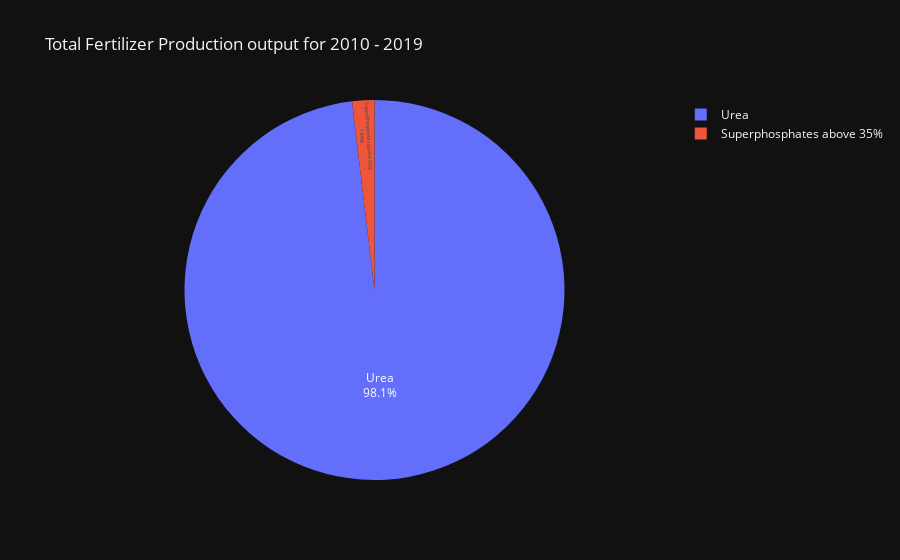

Notebook source saved alongside this figure:
### Markdown cell above
## 1. The Most Produced Fertilizer in Nigeria
Fertilizer **Domestic Production**  in tonnes

### Code cell
fertilizer_by_production = fertilizer_by_element("Production")

fig = px.pie(fertilizer_by_production, values=fertilizer_by_production["value"], 
             names=fertilizer_by_production["item"], 
             title='Total Fertilizer Production output for 2010 - 2019')
fig.update_traces(textposition='inside', textinfo='percent+label')
fig.update_layout(
        template='plotly_dark')
fig.show()

### Figure 1 — Plotly figure (JSON) as saved in the notebook; plotly's stock layout.template omitted (floating-point values rounded to 4 significant figures)
{"data": [{"domain": {"x": [0, 1], "y": [0, 1]}, "hovertemplate": "item=%{label}<br>value=%{value}<extra></extra>", "labels": ["Urea", "Superphosphates above 35%"], "legendgroup": "", "name": "", "showlegend": true, "textinfo": "percent+label", "textposition": "inside", "type": "pie", "values": [3399894, 65422]}], "layout": {"legend": {"tracegroupgap": 0}, "title": {"text": "Total Fertilizer Production output for 2010 - 2019"}}}
